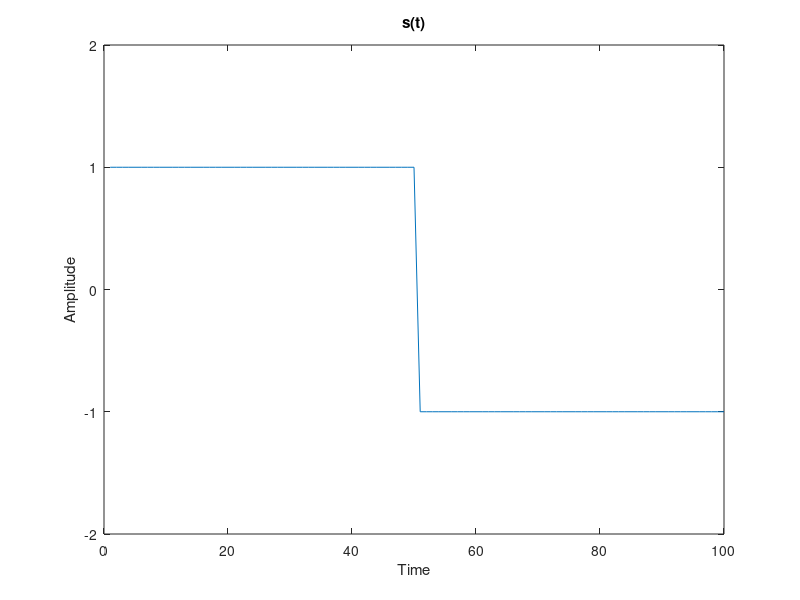
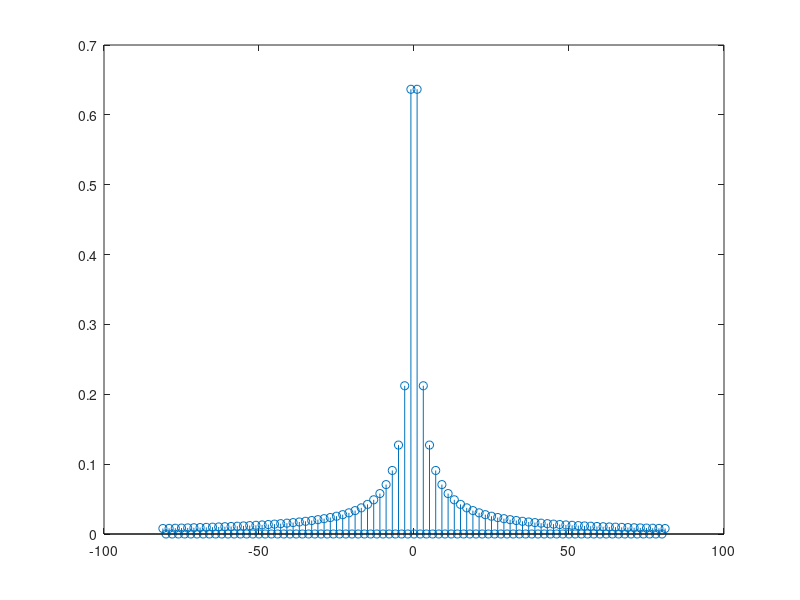
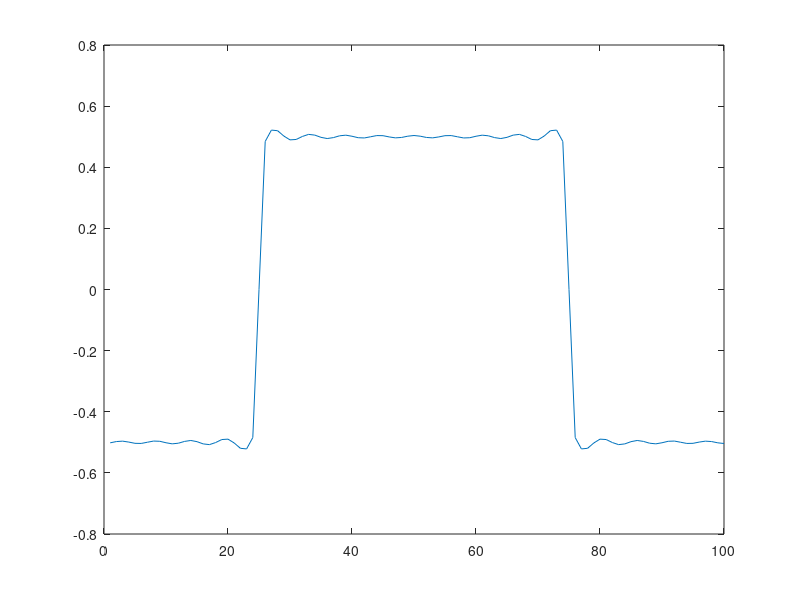

Here is the MATLAB script that generated these plots, in order:
clear all, close all
# Exercitiul 1

# a.
A = 1;
T = 100;
t = 1:T;
s = -A * ones(1, T);
s(1:(T/2)) = A;

plot(t,s);
ylabel('Amplitude');
xlabel('Time');
ylim([-A-1, A+1]);
title('s(t)');
hold on

# b.
k = 81
interval = -k:k
N = length(interval);
ck = zeros(N, 1)
tau = T / 4;

for i = 1 : N
  k = interval(i);
  if mod(k, 2) ~= 0
    ck(i) = (2 * A) / (j * pi * k);
  end
endfor

# c.
a = figure 
stem(interval, abs(ck));
#hold on

# d.
ck_delayed = zeros(N, 1);
for i = 1 : N
  ck_delayed(i) = ck(i) * exp(-j * 2 * pi * interval(i) * tau / T);
end 

# e.
figure
stem(interval, abs(ck_delayed));
#hold on

# f.
rad2deg(angle(ck_delayed))

# g. Signal reconstruction
s_recons = zeros(1, T);
for t = 1 : T
    for i = 1 : k
        s_recons(t) = s_recons(t) + ck_delayed(i) * exp(j * 2 * pi * interval(i) * t / T);
    end
end

plot(1 : T, s_recons);